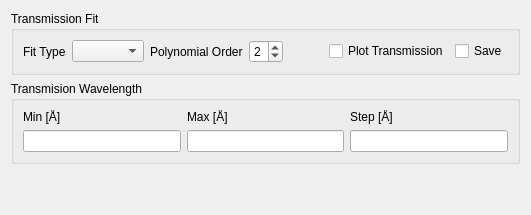
            <widget class="QWidget" name="transmission_tab">
             <attribute name="title">
              <string>Transmission parameters</string>
             </attribute>
             <layout class="QVBoxLayout" name="verticalLayout_7">
              <item>
               <widget class="QGroupBox" name="groupBox_3">
                <property name="sizePolicy">
                 <sizepolicy hsizetype="Preferred" vsizetype="Maximum">
                  <horstretch>0</horstretch>
                  <verstretch>0</verstretch>
                 </sizepolicy>
                </property>
                <property name="title">
                 <string>Transmission Fit</string>
                </property>
                <layout class="QHBoxLayout" name="horizontalLayout_12">
                 <item>
                  <widget class="QLabel" name="label_10">
                   <property name="text">
                    <string>Fit Type</string>
                   </property>
                  </widget>
                 </item>
                 <item>
                  <widget class="QComboBox" name="transmission_fit_combo">
                   <property name="toolTip">
                    <string>&lt;html&gt;&lt;head/&gt;&lt;body&gt;&lt;p&gt;Available transmission fit modes.&lt;/p&gt;&lt;/body&gt;&lt;/html&gt;</string>
                   </property>
                  </widget>
                 </item>
                 <item>
                  <widget class="QLabel" name="label_11">
                   <property name="text">
                    <string>Polynomial Order</string>
                   </property>
                  </widget>
                 </item>
                 <item>
                  <widget class="QSpinBox" name="polynomial_fit_order_spinner">
                   <property name="toolTip">
                    <string>&lt;html&gt;&lt;head/&gt;&lt;body&gt;&lt;p&gt;Allowed order when polynomial fit type is selected.&lt;/p&gt;&lt;/body&gt;&lt;/html&gt;</string>
                   </property>
                   <property name="minimum">
                    <number>1</number>
                   </property>
                   <property name="maximum">
                    <number>6</number>
                   </property>
                   <property name="value">
                    <number>2</number>
                   </property>
                  </widget>
                 </item>
                 <item>
                  <spacer name="horizontalSpacer_4">
                   <property name="orientation">
                    <enum>Qt::Horizontal</enum>
                   </property>
                   <property name="sizeHint" stdset="0">
                    <size>
                     <width>40</width>
                     <height>20</height>
                    </size>
                   </property>
                  </spacer>
                 </item>
                 <item>
                  <widget class="QCheckBox" name="plot_transmission_checkbox">
                   <property name="toolTip">
                    <string>&lt;html&gt;&lt;head/&gt;&lt;body&gt;&lt;p&gt;Plot the fitted transmssion profile.&lt;/p&gt;&lt;/body&gt;&lt;/html&gt;</string>
                   </property>
                   <property name="text">
                    <string>Plot Transmission</string>
                   </property>
                  </widget>
                 </item>
                 <item>
                  <widget class="QCheckBox" name="save_transmission_checkbox">
                   <property name="toolTip">
                    <string>&lt;html&gt;&lt;head/&gt;&lt;body&gt;&lt;p&gt;Save the fitted transmission profile to the out folder.&lt;/p&gt;&lt;/body&gt;&lt;/html&gt;</string>
                   </property>
                   <property name="text">
                    <string>Save</string>
                   </property>
                  </widget>
                 </item>
                </layout>
               </widget>
              </item>
              <item>
               <widget class="QGroupBox" name="transmission_wavelength_group_box">
                <property name="enabled">
                 <bool>true</bool>
                </property>
                <property name="sizePolicy">
                 <sizepolicy hsizetype="Preferred" vsizetype="Maximum">
                  <horstretch>0</horstretch>
                  <verstretch>0</verstretch>
                 </sizepolicy>
                </property>
                <property name="toolTip">
                 <string>&lt;html&gt;&lt;head/&gt;&lt;body&gt;&lt;p&gt;Settings for the momentum transfer limits.&lt;/p&gt;&lt;/body&gt;&lt;/html&gt;</string>
                </property>
                <property name="title">
                 <string>Transmision Wavelength</string>
                </property>
                <layout class="QGridLayout" name="gridLayout_26">
                 <item row="0" column="1">
                  <widget class="QLabel" name="q_max_label_4">
                   <property name="text">
                    <string>Max [Å]</string>
                   </property>
                  </widget>
                 </item>
                 <item row="1" column="0">
                  <widget class="QLineEdit" name="t_wavelength_min_edit">
                   <property name="toolTip">
                    <string>&lt;html&gt;&lt;head/&gt;&lt;body&gt;&lt;p&gt;The lower wavelength bound for the transmission fit.&lt;/p&gt;&lt;/body&gt;&lt;/html&gt;</string>
                   </property>
                  </widget>
                 </item>
                 <item row="1" column="1">
                  <widget class="QLineEdit" name="t_wavelength_max_edit">
                   <property name="toolTip">
                    <string>&lt;html&gt;&lt;head/&gt;&lt;body&gt;&lt;p&gt;The upper wavelength bound for the transmission fit.&lt;/p&gt;&lt;/body&gt;&lt;/html&gt;</string>
                   </property>
                  </widget>
                 </item>
                 <item row="0" column="2">
                  <widget class="QLabel" name="q_step_label_4">
                   <property name="text">
                    <string>Step [Å]</string>
                   </property>
                  </widget>
                 </item>
                 <item row="0" column="0">
                  <widget class="QLabel" name="q_min_label_4">
                   <property name="text">
                    <string>Min [Å]</string>
                   </property>
                  </widget>
                 </item>
                 <item row="1" column="2">
                  <widget class="QLineEdit" name="t_wavelength_step_edit">
                   <property name="toolTip">
                    <string>&lt;html&gt;&lt;head/&gt;&lt;body&gt;&lt;p&gt;The wavelength bin size for the transmission fit.&lt;/p&gt;&lt;/body&gt;&lt;/html&gt;</string>
                   </property>
                  </widget>
                 </item>
                </layout>
               </widget>
              </item>
              <item>
               <spacer name="verticalSpacer_3">
                <property name="orientation">
                 <enum>Qt::Vertical</enum>
                </property>
                <property name="sizeHint" stdset="0">
                 <size>
                  <width>20</width>
                  <height>40</height>
                 </size>
                </property>
               </spacer>
              </item>
             </layout>
            </widget>
